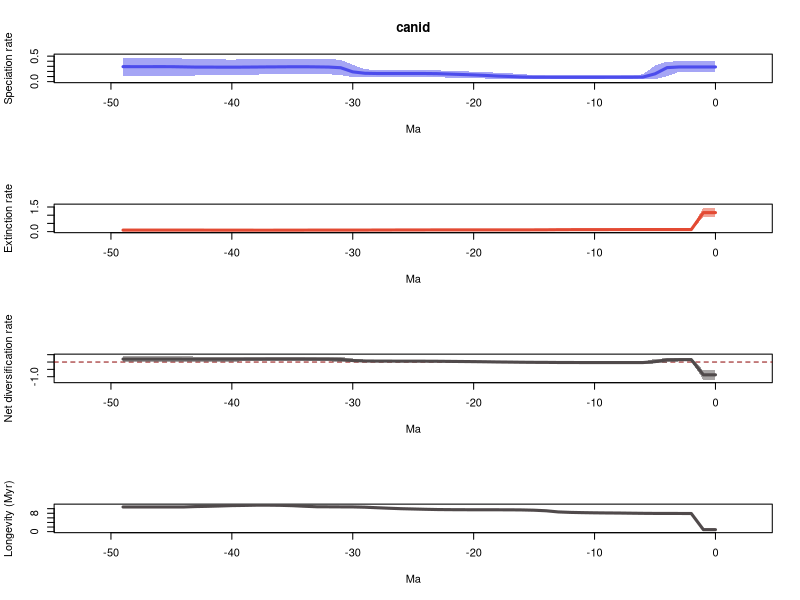

R code for this plot:
# 1 files combined:
# 	/home/eeb177-student/Desktop/eeb-177/labwork/exercise-9/longer-pyrate-run/pyrate_mcmc_logs/canid_occ_1_marginal_rates.log

# 95% HPDs calculated using code from Biopy (https://www.cs.auckland.ac.nz/~yhel002/biopy/)

pdf(file='/home/eeb177-student/Desktop/eeb-177/labwork/exercise-9/longer-pyrate-run/pyrate_mcmc_logs/canid_occ_1_marginal_rates_RTT.pdf',width=0.6*9, height=16.8)
par(mfrow=c(4,1))
library(scales)
L_hpd_m95=c(0.194075689834, 0.194075689834,0.194075689834,0.192276097014,0.104423700139,0.0484503311977,0.0477527344745,0.0477527344745,0.0477527344745,0.0477527344745,0.0477527344745,0.0478182122242,0.0477527344745,0.0477527344745,0.0477527344745,0.0474487342784,0.0505798119243,0.0560614120495,0.0572374129578,0.0608443118038,0.0680108056201,0.0711244288049,0.0770264956533,0.0890591891837,0.0897325357783,0.0895152434413,0.0920309291421,0.0897325357783,0.0926799833999,0.0898547739158,0.0895152434413,0.126683686321,0.145442230642,0.145442230642,0.149363766037,0.153747159313,0.149322398442,0.145442230642,0.13777422815,0.134342186924,0.124232982407,0.126956483523,0.123227762711,0.120403705622,0.113132415874,0.113132415874,0.108894078049,0.107534505925,0.106237304065,0.10483258939)
L_hpd_M95=c(0.397609695418, 0.397609695418,0.397609695418,0.398147641162,0.391912099018,0.31809898591,0.141928556921,0.130916268288,0.128430827596,0.128306942054,0.127490259401,0.127490259401,0.12674133734,0.12674133734,0.127706230897,0.129507148068,0.146817152732,0.164371615682,0.17354116384,0.186347360606,0.196006117158,0.202661906092,0.211038022093,0.221870698106,0.222628800231,0.223016652837,0.226311358527,0.224906447811,0.229377319871,0.241984081258,0.331594793226,0.428361635589,0.44365966079,0.443851668999,0.445621859487,0.451821732414,0.446836303069,0.44365966079,0.436922438122,0.439048934997,0.432075952921,0.436922438122,0.439580195885,0.439580195885,0.452078708857,0.4683842722,0.46957087685,0.46957087685,0.471841198449,0.471841198449)
M_hpd_m95=c(0.863804062177, 0.863804062177,0.0922602846453,0.0913752735327,0.0922602846453,0.0922602846453,0.0907981673177,0.0903692381322,0.0894087918173,0.0907981673177,0.0897742255404,0.0885620576021,0.0883442818401,0.0849290628443,0.0767972874243,0.0763596168392,0.0769981295827,0.0769981295827,0.0769548993179,0.0769548993179,0.0769548993179,0.0770615885954,0.0769548993179,0.0763596168392,0.0760552388604,0.0722335369342,0.068580687189,0.0629707024717,0.0600428140165,0.0556897311977,0.050878970535,0.052370831761,0.0517871851468,0.0483778271515,0.0409507724802,0.0363016744877,0.0239700195868,0.0205192028442,0.0229723255345,0.0187426261894,0.0224448039616,0.0170066517092,0.0192101670727,0.0187426261894,0.0170066517092,0.0170066517092,0.0170066517092,0.0170066517092,0.0170066517092,0.0170066517092)
M_hpd_M95=c(1.46486086707, 1.46486086707,0.17462711247,0.173686121308,0.17426759353,0.17426759353,0.170107451923,0.167880960042,0.166076911232,0.166008542981,0.164641222295,0.163539455614,0.163420410897,0.161516548356,0.144023107205,0.138592904968,0.135225889744,0.132879956235,0.132879956235,0.132408801984,0.132284160137,0.132727956334,0.132475033473,0.132727956334,0.134880276123,0.133504400043,0.133504400043,0.12942540641,0.130156609795,0.128978006277,0.124235962025,0.127803291801,0.128108218895,0.128108218895,0.128627503165,0.135677713511,0.12816344962,0.128789410027,0.135677713511,0.135556741483,0.142611257334,0.144069999182,0.150721947867,0.155331803532,0.161883355191,0.161883355191,0.161883355191,0.161883355191,0.161883355191,0.161883355191)
R_hpd_m95=c(-1.21348375521, -1.21348375521,0.0460781986262,0.0444963326647,-0.0312724074232,-0.0986758607135,-0.108380019869,-0.101543448066,-0.097732344706,-0.0954854706669,-0.0945498759583,-0.0945498759583,-0.0908535654831,-0.0908535654831,-0.077155431221,-0.0700365583617,-0.066256831986,-0.059751642487,-0.059751642487,-0.0527465362929,-0.0441195178945,-0.0342040958639,-0.0328108257175,-0.0226696386695,-0.0199903504575,-0.0157148299479,-0.0157148299479,-0.0115388908891,-0.0114724349565,-0.0181293190314,-0.0153279820893,0.0295443314677,0.038388457697,0.0509122384883,0.0537528666456,0.0509122384883,0.0509122384883,0.0509122384883,0.0509122384883,0.0381166965879,0.0318179744652,0.0276539816699,0.011384815477,0.011384815477,-0.0106819219169,-0.00412211357157,-0.0106819219169,-0.0121104785709,-0.0121104785709,-0.0121104785709)
R_hpd_M95=c(-0.572438242475, -0.572438242475,0.272961710501,0.272961710501,0.264396219504,0.209617028322,0.0306974802575,0.0223596668507,0.0223596668507,0.0228493044971,0.0228493044971,0.0228493044971,0.0264062051603,0.0256528340958,0.0308837644166,0.0349197440632,0.0464913808648,0.0650236218387,0.0777229560565,0.0883610167254,0.100849068472,0.110055544564,0.112754097223,0.122952276782,0.126418547144,0.13209755195,0.134059972835,0.140966696064,0.143473769893,0.155853036365,0.24579062431,0.341915828319,0.351622980823,0.362998754777,0.362498913944,0.361643572681,0.361643572681,0.363557327549,0.365084829887,0.361929820329,0.360316594081,0.36556128413,0.361929820329,0.373945599334,0.383819495145,0.417063674303,0.418340124207,0.417993440739,0.421545563482,0.42374612368)
L_mean=c(0.288001947147, 0.288001947147,0.287998507002,0.287790036848,0.27473069165,0.152504974254,0.0891616770443,0.0861814975605,0.0854625739156,0.0854382341881,0.0852580381413,0.0853622297921,0.0851711934466,0.0851662691122,0.0854852280004,0.0860953764186,0.0908368071196,0.100684158391,0.108856520234,0.12126317487,0.131876972059,0.139875562963,0.148230749892,0.156324541019,0.158948160707,0.159301396949,0.159337743567,0.159362933984,0.159707703502,0.164115492261,0.191701299035,0.272733202982,0.285967851575,0.289262094184,0.292146302218,0.291745116648,0.290018414634,0.288746343237,0.286591117784,0.284667402135,0.283140892571,0.284028787515,0.28491669423,0.285262900444,0.289525415786,0.293516180513,0.293759484035,0.293490320994,0.293566109094,0.293692118746)
M_mean=c(1.15865748306, 1.15865748306,0.126544322553,0.126372850564,0.126212886713,0.126029332194,0.125422525175,0.124454379983,0.123440325518,0.122900424356,0.122048299442,0.120854623178,0.119286359476,0.116498037644,0.11011817953,0.107149918823,0.105777711917,0.105242881834,0.10510925735,0.10493824928,0.104980590384,0.104722104632,0.104457661337,0.103900334509,0.102731217985,0.101373243548,0.100076718339,0.098107787193,0.0960344875409,0.0939172868212,0.0928495073326,0.092700002394,0.0924352541017,0.0922030169327,0.090425731794,0.0883878466919,0.0872632243603,0.0867613728393,0.0868180510086,0.0875641335008,0.0881590245345,0.0894902130247,0.090676132834,0.0915345985502,0.0930724685852,0.0930724685852,0.0930724685852,0.0930724685852,0.0930724685852,0.0930724685852)
R_mean=c(-0.870655535915, -0.870655535915,0.161454184448,0.161417186284,0.148517804936,0.02647564206,-0.0362608481308,-0.0382728824224,-0.0379777516023,-0.0374621901679,-0.0367902613003,-0.0354923933855,-0.034115166029,-0.0313317685315,-0.02463295153,-0.0210545424046,-0.0149409047973,-0.00455872344293,0.00374726288358,0.01632492559,0.0268963816749,0.035153458331,0.0437730885552,0.0524242065102,0.056216942722,0.0579281534003,0.0592610252281,0.0612551467914,0.0636732159613,0.0701982054402,0.0988517917019,0.180033200588,0.193532597473,0.197059077251,0.201720570424,0.203357269956,0.202755190274,0.201984970398,0.199773066776,0.197103268634,0.194981868036,0.194538574491,0.194240561396,0.193728301894,0.196452947201,0.200443711928,0.200687015449,0.200417852409,0.200493640509,0.200619650161)
trans=0.5
age=(0:(50-1))* -1
plot(age,age,type = 'n', ylim = c(0, 0.519025318293), xlim = c(-52.5,2.5), ylab = 'Speciation rate', xlab = 'Ma',main='canid' )
polygon(c(age, rev(age)), c(L_hpd_M95, rev(L_hpd_m95)), col = alpha("#4c4cec",trans), border = NA)
lines(rev(age), rev(L_mean), col = "#4c4cec", lwd=3)
plot(age,age,type = 'n', ylim = c(0, 1.61134695378), xlim = c(-52.5,2.5), ylab = 'Extinction rate', xlab = 'Ma' )
polygon(c(age, rev(age)), c(M_hpd_M95, rev(M_hpd_m95)), col = alpha("#e34a33",trans), border = NA)
lines(rev(age), rev(M_mean), col = "#e34a33", lwd=3)
plot(age,age,type = 'n', ylim = c(-1.33483213073, 0.466120736048), xlim = c(-52.5,2.5), ylab = 'Net diversification rate', xlab = 'Ma' )
abline(h=0,lty=2,col="darkred")
polygon(c(age, rev(age)), c(R_hpd_M95, rev(R_hpd_m95)), col = alpha("#504A4B",trans), border = NA)
lines(rev(age), rev(R_mean), col = "#504A4B", lwd=3)
plot(age,age,type = 'n', ylim = c(0, max(1/M_mean)), xlim = c(-52.5,2.5), ylab = 'Longevity (Myr)', xlab = 'Ma' )
lines(rev(age), rev(1/M_mean), col = "#504A4B", lwd=3)
n <- dev.off()